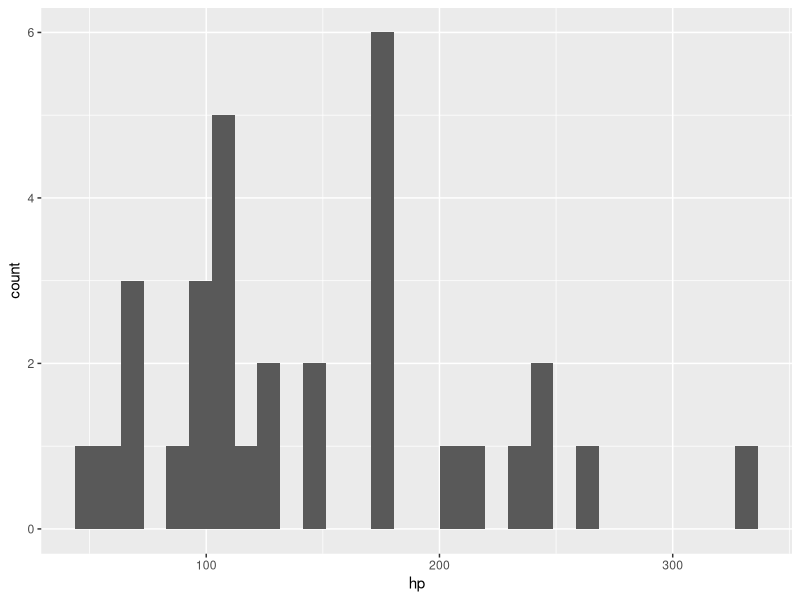
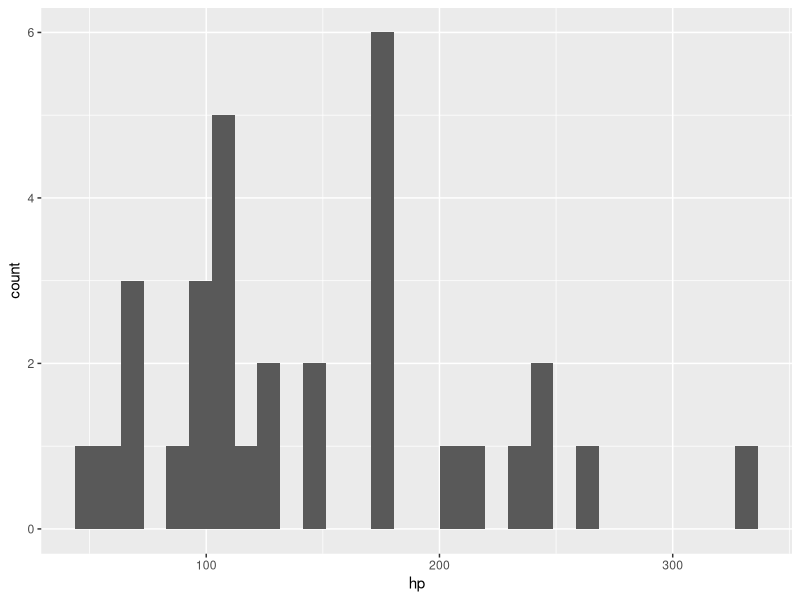
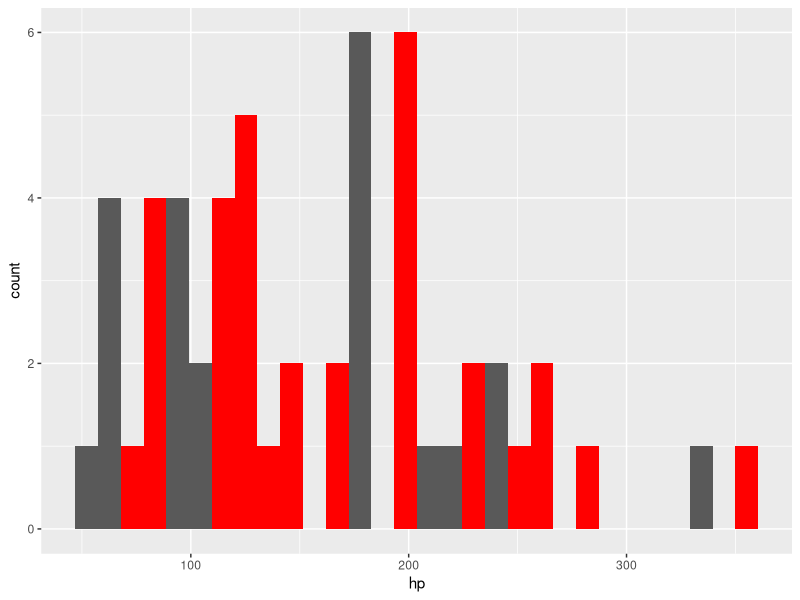
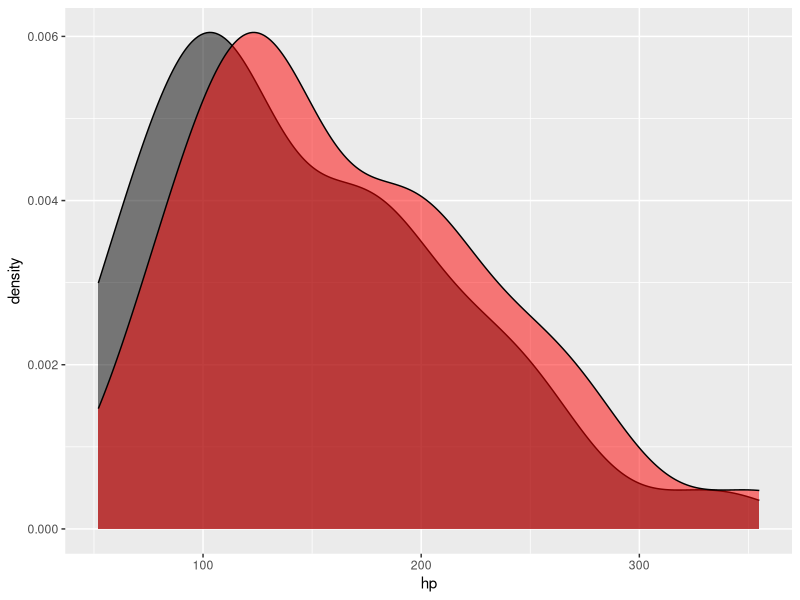
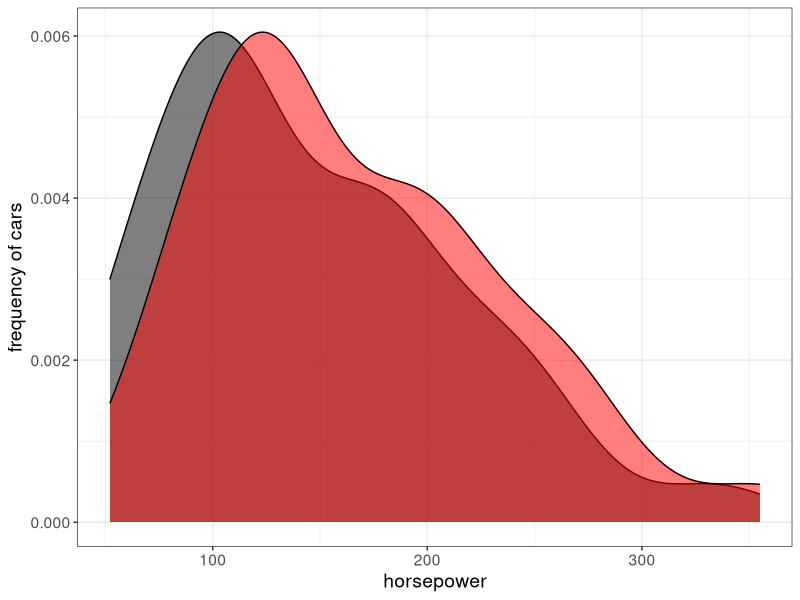
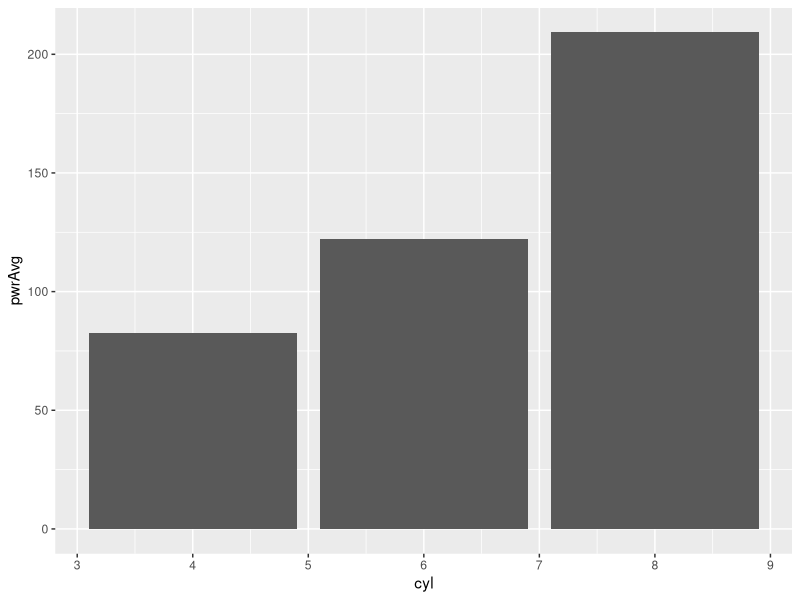
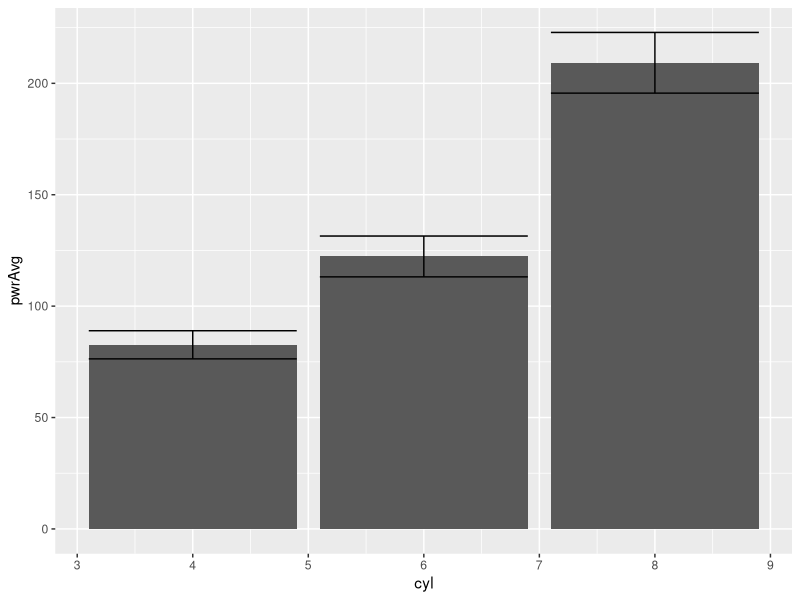
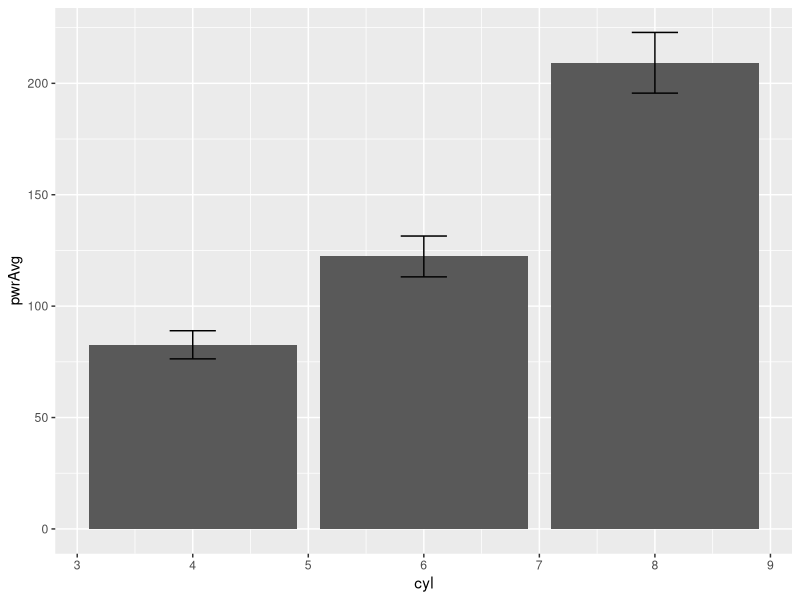

The R source for these figures, in order:
## ---- chunk 1
library(tidyverse)
## ---- chunk 2
head(mtcars)

## using data in ggplot call
ggplot(mtcars, aes(x=hp)) + geom_histogram()

## leaving ggplot empty 
ggplot() + geom_histogram(data=mtcars, aes(x=hp)) 

## ---- chunk 3
ggplot() + geom_histogram(data=mtcars, aes(x=hp)) + geom_histogram(data=mtcars, aes(x=hp+20), fill="red") 

## ---- chunk 4
ggplot() + geom_density(data=mtcars, aes(x=hp), fill="black", alpha=0.5) + geom_density(data=mtcars, aes(x=hp+20), fill="red", alpha=0.5) 

## ---- chunk 5
ggplot() + geom_density(data=mtcars, aes(x=hp), fill="black", alpha=0.5) + geom_density(data=mtcars, aes(x=hp+20), fill="red", alpha=0.5) +
  xlab("horsepower") + ylab("frequency of cars") +
  theme_bw() + theme(text = element_text(size=14))
## ---- chunk 6
## write function for error
se <- function(x) { sd(x)/sqrt(length(x))}

## calculate mean and se
carsSummed <- mtcars %>% group_by(cyl) %>% summarize(pwrAvg = mean(hp), pwrSE=se(hp))

carsSummed

## ---- chunk 7
ggplot(carsSummed) + geom_bar(aes(x= cyl, y = pwrAvg), stat="identity") 
## ---- chunk 8
ggplot(carsSummed) + geom_bar(aes(x= cyl, y = pwrAvg), stat="identity") +
  geom_errorbar(aes(x=cyl, ymin=pwrAvg-pwrSE, ymax=pwrAvg+pwrSE))

ggplot(carsSummed) + geom_bar(aes(x= cyl, y = pwrAvg), stat="identity") +
  geom_errorbar(aes(x=cyl, ymin=pwrAvg-pwrSE, ymax=pwrAvg+pwrSE), width=0.4)

## ---- chunk 9

ggplot(mtcars) + geom_point(aes(x=hp, y=mpg))
## ---- chunk 10
ggplot(mtcars) + geom_point(aes(x=hp, y=mpg)) +
  xlab("horsepower") + ylab("fuel efficency (miles per gallon") +
 theme(text = element_text(size=14))
## ---- chunk 11
ggplot(mtcars) + geom_point(aes(x=hp, y=mpg)) +
  xlab("horsepower") + ylab("fuel efficency (miles per gallon") +
 theme(text = element_text(size=14)) +
  geom_smooth(method="lm", aes(x=hp, y=mpg)) ## fit model
## ---- chunk 12
m1 <- lm(mpg ~ hp, data=mtcars)
summary(m1)
coef(m1)
## ---- chunk 13
ggplot(mtcars) + geom_point(aes(x=hp, y=mpg)) +
  xlab("horsepower") + ylab("fuel efficency (miles per gallon") +
 theme(text = element_text(size=14)) +
  geom_smooth(method="gam", aes(x=hp, y=mpg), formula= y ~ s(x)) ## fit model

